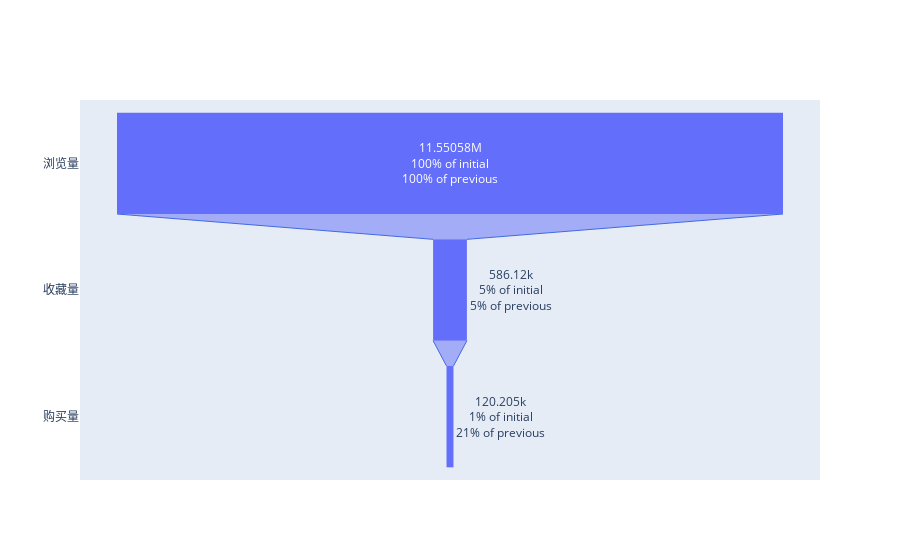

The cell this chart's notebook holds for it:
### Code cell
from plotly import graph_objects as go

fig = go.Figure(go.Funnel(
    #x=[1000,800,400,100],  # 数据
    #y=["浏览网站","加购","点击支付","支付成功"], # 每个阶段的名称
    x=data1['number'],
    y=data1['stage'],
    textinfo = "value + percent initial +percent previous",   # 显示文本信息 ['label', 'text', 'percent initial', 'percent previous', 'percent total', 'value'] 前面选项的任意组合
    connector = {"line": {"color": "royalblue", "width": 1}})
    )
fig.show()

### Figure 1 — Plotly figure (JSON) as saved in the notebook; plotly's stock layout.template omitted (floating-point values rounded to 4 significant figures)
{"data": [{"connector": {"line": {"color": "royalblue", "width": 1}}, "textinfo": "value+percent initial+percent previous", "type": "funnel", "x": [11550581, 586120, 120205], "y": ["浏览量", "收藏量", "购买量"]}], "layout": {}}
